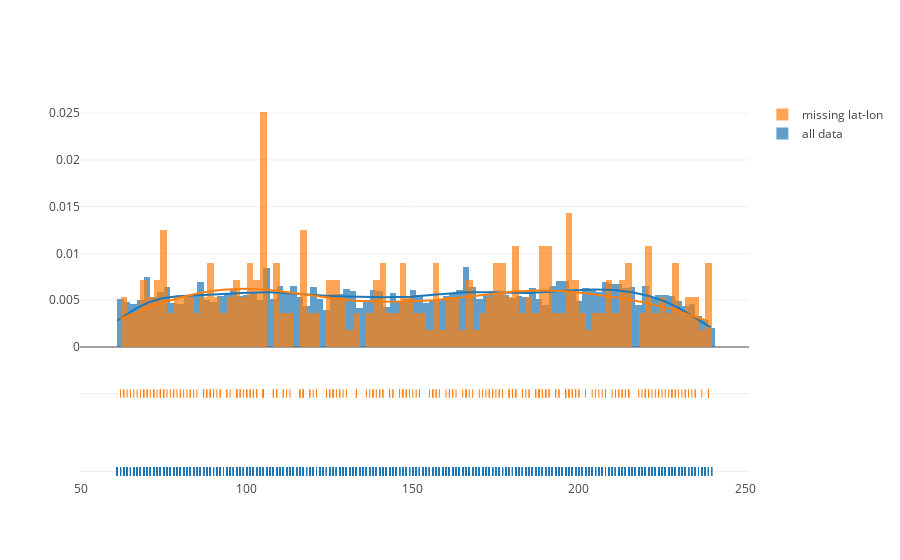

The code cell stored with this chart in its notebook:
### Markdown cell above
---
<br/><br/><br/> 

### Day of Year and Missing Values:

We might also want to examine the time of day in which latitude and longitude are missing:

### Code cell
ts = calls['timestamp']

py.iplot(ff.create_distplot([calls['timestamp'].dt.dayofyear, 
                             missing_lat_lon['timestamp'].dt.dayofyear],
                            group_labels=["all data", "missing lat-lon"],bin_size=2))

### Figure 1 — Plotly figure (JSON) as saved in the notebook; plotly's stock layout.template omitted (floating-point values rounded to 4 significant figures; data arrays with more than 128 entries replaced by an {"elided": "..."} marker saying what was removed)
{"data": [{"autobinx": false, "histnorm": "probability density", "legendgroup": "all data", "marker": {"color": "rgb(31, 119, 180)"}, "name": "all data", "opacity": 0.7, "type": "histogram", "x": {"elided": "5508 int values"}, "xaxis": "x1", "xbins": {"end": 240, "size": 2, "start": 61}, "yaxis": "y1"}, {"autobinx": false, "histnorm": "probability density", "legendgroup": "missing lat-lon", "marker": {"color": "rgb(255, 127, 14)"}, "name": "missing lat-lon", "opacity": 0.7, "type": "histogram", "x": {"elided": "279 int values"}, "xaxis": "x1", "xbins": {"end": 239, "size": 2, "start": 62}, "yaxis": "y1"}, {"legendgroup": "all data", "marker": {"color": "rgb(31, 119, 180)"}, "mode": "lines", "name": "all data", "showlegend": false, "type": "scatter", "x": {"elided": "500 float values"}, "xaxis": "x1", "y": {"elided": "500 float values"}, "yaxis": "y1"}, {"legendgroup": "missing lat-lon", "marker": {"color": "rgb(255, 127, 14)"}, "mode": "lines", "name": "missing lat-lon", "showlegend": false, "type": "scatter", "x": {"elided": "500 float values"}, "xaxis": "x1", "y": {"elided": "500 float values"}, "yaxis": "y1"}, {"legendgroup": "all data", "marker": {"color": "rgb(31, 119, 180)", "symbol": "line-ns-open"}, "mode": "markers", "name": "all data", "showlegend": false, "text": null, "type": "scatter", "x": {"elided": "5508 int values"}, "xaxis": "x1", "y": {"elided": "5508 str values"}, "yaxis": "y2"}, {"legendgroup": "missing lat-lon", "marker": {"color": "rgb(255, 127, 14)", "symbol": "line-ns-open"}, "mode": "markers", "name": "missing lat-lon", "showlegend": false, "text": null, "type": "scatter", "x": {"elided": "279 int values"}, "xaxis": "x1", "y": {"elided": "279 str values"}, "yaxis": "y2"}], "layout": {"barmode": "overlay", "hovermode": "closest", "legend": {"traceorder": "reversed"}, "xaxis1": {"anchor": "y2", "domain": [0, 1], "zeroline": false}, "yaxis1": {"anchor": "free", "domain": [0.35, 1], "position": 0}, "yaxis2": {"anchor": "x1", "domain": [0, 0.25], "dtick": 1, "showticklabels": false}}}
